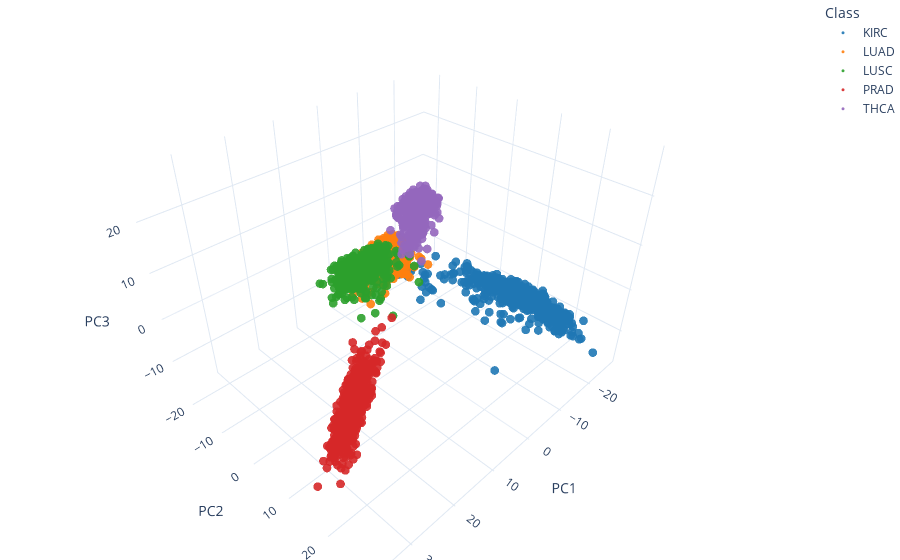

Source (notebook cell):
### Markdown cell above
I would like to note that I originally scaled the data before plotting. The data ended up bunching together and was harder to visualize. The results of that are evident in the left subplot. I expect that this is likely because there is a lot more similarity in the data than originally expected. To test this, it would help to compare similar samples for a model RNA set to this sample. The clustering the the given sample may be a result of similarities in the host species so the additional data could help eliminate that possibility. 

In the unscaled subplot above, we see the different regions belonging to the different cancer types. This view provides a more local view of the data distribution based on the actual data. There is clear separation for the PRAD and KIRC which lines up with last weeks analysis as these were the least likely cancers to be mislabeled. Further, the lung cancers (green and orange) seem to have the greatest degree of overlap alongside slight overlap with the thyroid cancer (purple). Our two components only account for a total 25% of the variance in the data however; so, I imagine that the first 10 components would be necessary to capture the topography of the data surface better. This is backed up by the scree plot above.

Although this is not included in the scope of this project, I am going to plot a 3 component surface to see if the added axis adds more separation. However, this further analysis will focus on the unscaled data.
### Extra analysis: Plotting on 3D (3-component) surface

### Code cell
import plotly.graph_objects as go
import matplotlib.colors as mcolors

# Initializing three component PCA
three_dimensional_pca = PCA(n_components=3)

#Applying projection
three_comp = three_dimensional_pca.fit_transform(feature_set)

# Diagnostics
three_dim_var_explained = three_dimensional_pca.explained_variance_ratio_

color_map_plotly = {k: mcolors.to_hex(v) for k, v in color_map.items()}

# Plotting interactive 3D plot
fig = go.Figure()
'''
Using the plotly graph objects to plot interactive 3d mapping because I think this will give us a better sense of the topography of the data
'''
for cancer in classes:
    mask = (labels == cancer)
    fig.add_trace(go.Scatter3d(
        x = three_comp[mask,0],
        y = three_comp[mask,1],
        z = three_comp[mask,2],
        mode="markers",
        name=str(cancer),
        marker=dict(size=3,opacity=0.9,color=color_map_plotly[cancer]),
        hovertemplate="PC1=%{x:.3f}<br>PC2=%{y:.3f}<br>PC3=%{z:.3f}<br>Class="+str(cancer)+"<extra></extra>"
    ))
    
fig.update_layout(
    scene=dict(
        xaxis_title = "PC1", yaxis_title = "PC2", zaxis_title = "PC3",
        aspectmode="data"
    ),
    template="plotly_white",
    margin=dict(l=0,r=0,t=0,b=0),
    legend_title_text="Class"
)

fig.show()
# make your Plotly fig as usual -> fig
fig.write_html("../reports/pca3d.html", include_plotlyjs="cdn", full_html=True)  # self-contained HTML

### Figure 1 — Plotly figure (JSON) as saved in the notebook; plotly's stock layout.template omitted (floating-point values rounded to 4 significant figures; data arrays with more than 128 entries replaced by an {"elided": "..."} marker saying what was removed)
{"data": [{"hovertemplate": "PC1=%{x:.3f}<br>PC2=%{y:.3f}<br>PC3=%{z:.3f}<br>Class=KIRC<extra></extra>", "marker": {"color": "#1f77b4", "opacity": 0.9, "size": 3}, "mode": "markers", "name": "KIRC", "type": "scatter3d", "x": {"elided": "527 float values"}, "y": {"elided": "527 float values"}, "z": {"elided": "527 float values"}}, {"hovertemplate": "PC1=%{x:.3f}<br>PC2=%{y:.3f}<br>PC3=%{z:.3f}<br>Class=LUAD<extra></extra>", "marker": {"color": "#ff7f0e", "opacity": 0.9, "size": 3}, "mode": "markers", "name": "LUAD", "type": "scatter3d", "x": {"elided": "510 float values"}, "y": {"elided": "510 float values"}, "z": {"elided": "510 float values"}}, {"hovertemplate": "PC1=%{x:.3f}<br>PC2=%{y:.3f}<br>PC3=%{z:.3f}<br>Class=LUSC<extra></extra>", "marker": {"color": "#2ca02c", "opacity": 0.9, "size": 3}, "mode": "markers", "name": "LUSC", "type": "scatter3d", "x": {"elided": "498 float values"}, "y": {"elided": "498 float values"}, "z": {"elided": "498 float values"}}, {"hovertemplate": "PC1=%{x:.3f}<br>PC2=%{y:.3f}<br>PC3=%{z:.3f}<br>Class=PRAD<extra></extra>", "marker": {"color": "#d62728", "opacity": 0.9, "size": 3}, "mode": "markers", "name": "PRAD", "type": "scatter3d", "x": {"elided": "493 float values"}, "y": {"elided": "493 float values"}, "z": {"elided": "493 float values"}}, {"hovertemplate": "PC1=%{x:.3f}<br>PC2=%{y:.3f}<br>PC3=%{z:.3f}<br>Class=THCA<extra></extra>", "marker": {"color": "#9467bd", "opacity": 0.9, "size": 3}, "mode": "markers", "name": "THCA", "type": "scatter3d", "x": {"elided": "501 float values"}, "y": {"elided": "501 float values"}, "z": {"elided": "501 float values"}}], "layout": {"legend": {"title": {"text": "Class"}}, "margin": {"b": 0, "l": 0, "r": 0, "t": 0}, "scene": {"aspectmode": "data", "xaxis": {"title": {"text": "PC1"}}, "yaxis": {"title": {"text": "PC2"}}, "zaxis": {"title": {"text": "PC3"}}}}}
